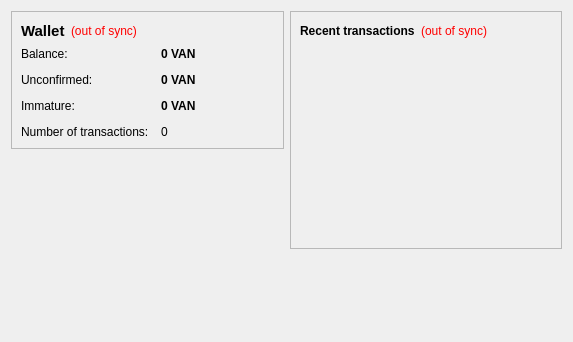
<?xml version="1.0" encoding="UTF-8"?>
<ui version="4.0">
 <class>OverviewPage</class>
 <widget class="QWidget" name="OverviewPage">
  <property name="geometry">
   <rect>
    <x>0</x>
    <y>0</y>
    <width>573</width>
    <height>342</height>
   </rect>
  </property>
  <property name="windowTitle">
   <string>Form</string>
  </property>
  <layout class="QHBoxLayout" name="horizontalLayout" stretch="1,1">
   <item>
    <layout class="QVBoxLayout" name="verticalLayout_2">
     <item>
      <widget class="QFrame" name="frame">
       <property name="frameShape">
        <enum>QFrame::StyledPanel</enum>
       </property>
       <property name="frameShadow">
        <enum>QFrame::Raised</enum>
       </property>
       <layout class="QVBoxLayout" name="verticalLayout_4">
        <item>
         <layout class="QHBoxLayout" name="horizontalLayout_4">
          <item>
           <widget class="QLabel" name="label_5">
            <property name="font">
             <font>
              <pointsize>11</pointsize>
              <weight>75</weight>
              <bold>true</bold>
             </font>
            </property>
            <property name="text">
             <string>Wallet</string>
            </property>
           </widget>
          </item>
          <item>
           <widget class="QLabel" name="labelWalletStatus">
            <property name="toolTip">
             <string>The displayed information may be out of date. Your wallet automatically synchronizes with the vancoin network after a connection is established, but this process has not completed yet.</string>
            </property>
            <property name="styleSheet">
             <string notr="true">QLabel { color: red; }</string>
            </property>
            <property name="text">
             <string notr="true">(out of sync)</string>
            </property>
            <property name="alignment">
             <set>Qt::AlignLeading|Qt::AlignLeft|Qt::AlignVCenter</set>
            </property>
           </widget>
          </item>
          <item>
           <spacer name="horizontalSpacer_2">
            <property name="orientation">
             <enum>Qt::Horizontal</enum>
            </property>
            <property name="sizeHint" stdset="0">
             <size>
              <width>40</width>
              <height>20</height>
             </size>
            </property>
           </spacer>
          </item>
         </layout>
        </item>
        <item>
         <layout class="QFormLayout" name="formLayout_2">
          <property name="fieldGrowthPolicy">
           <enum>QFormLayout::AllNonFixedFieldsGrow</enum>
          </property>
          <property name="horizontalSpacing">
           <number>12</number>
          </property>
          <property name="verticalSpacing">
           <number>12</number>
          </property>
          <item row="0" column="0">
           <widget class="QLabel" name="label">
            <property name="text">
             <string>Balance:</string>
            </property>
           </widget>
          </item>
          <item row="0" column="1">
           <widget class="QLabel" name="labelBalance">
            <property name="font">
             <font>
              <weight>75</weight>
              <bold>true</bold>
             </font>
            </property>
            <property name="cursor">
             <cursorShape>IBeamCursor</cursorShape>
            </property>
            <property name="toolTip">
             <string>Your current balance</string>
            </property>
            <property name="text">
             <string notr="true">0 VAN</string>
            </property>
            <property name="textInteractionFlags">
             <set>Qt::LinksAccessibleByMouse|Qt::TextSelectableByKeyboard|Qt::TextSelectableByMouse</set>
            </property>
           </widget>
          </item>
          <item row="1" column="0">
           <widget class="QLabel" name="label_3">
            <property name="text">
             <string>Unconfirmed:</string>
            </property>
           </widget>
          </item>
          <item row="1" column="1">
           <widget class="QLabel" name="labelUnconfirmed">
            <property name="font">
             <font>
              <weight>75</weight>
              <bold>true</bold>
             </font>
            </property>
            <property name="cursor">
             <cursorShape>IBeamCursor</cursorShape>
            </property>
            <property name="toolTip">
             <string>Total of transactions that have yet to be confirmed, and do not yet count toward the current balance</string>
            </property>
            <property name="text">
             <string notr="true">0 VAN</string>
            </property>
            <property name="textInteractionFlags">
             <set>Qt::LinksAccessibleByMouse|Qt::TextSelectableByKeyboard|Qt::TextSelectableByMouse</set>
            </property>
           </widget>
          </item>
          <item row="3" column="0">
           <widget class="QLabel" name="label_2">
            <property name="text">
             <string>Number of transactions:</string>
            </property>
           </widget>
          </item>
          <item row="3" column="1">
           <widget class="QLabel" name="labelNumTransactions">
            <property name="toolTip">
             <string>Total number of transactions in wallet</string>
            </property>
            <property name="text">
             <string notr="true">0</string>
            </property>
           </widget>
          </item>
          <item row="2" column="0">
           <widget class="QLabel" name="labelImmatureText">
            <property name="text">
             <string>Immature:</string>
            </property>
           </widget>
          </item>
          <item row="2" column="1">
           <widget class="QLabel" name="labelImmature">
            <property name="font">
             <font>
              <weight>75</weight>
              <bold>true</bold>
             </font>
            </property>
            <property name="toolTip">
             <string>Mined balance that has not yet matured</string>
            </property>
            <property name="text">
             <string notr="true">0 VAN</string>
            </property>
            <property name="textInteractionFlags">
             <set>Qt::LinksAccessibleByMouse|Qt::TextSelectableByKeyboard|Qt::TextSelectableByMouse</set>
            </property>
           </widget>
          </item>
         </layout>
        </item>
       </layout>
      </widget>
     </item>
     <item>
      <spacer name="verticalSpacer">
       <property name="orientation">
        <enum>Qt::Vertical</enum>
       </property>
       <property name="sizeHint" stdset="0">
        <size>
         <width>20</width>
         <height>40</height>
        </size>
       </property>
      </spacer>
     </item>
    </layout>
   </item>
   <item>
    <layout class="QVBoxLayout" name="verticalLayout_3">
     <item>
      <widget class="QFrame" name="frame_2">
       <property name="frameShape">
        <enum>QFrame::StyledPanel</enum>
       </property>
       <property name="frameShadow">
        <enum>QFrame::Raised</enum>
       </property>
       <layout class="QVBoxLayout" name="verticalLayout">
        <item>
         <layout class="QHBoxLayout" name="horizontalLayout_2">
          <item>
           <widget class="QLabel" name="label_4">
            <property name="text">
             <string>&lt;b&gt;Recent transactions&lt;/b&gt;</string>
            </property>
           </widget>
          </item>
          <item>
           <widget class="QLabel" name="labelTransactionsStatus">
            <property name="toolTip">
             <string>The displayed information may be out of date. Your wallet automatically synchronizes with the vancoin network after a connection is established, but this process has not completed yet.</string>
            </property>
            <property name="styleSheet">
             <string notr="true">QLabel { color: red; }</string>
            </property>
            <property name="text">
             <string notr="true">(out of sync)</string>
            </property>
            <property name="alignment">
             <set>Qt::AlignRight|Qt::AlignTrailing|Qt::AlignVCenter</set>
            </property>
           </widget>
          </item>
          <item>
           <spacer name="horizontalSpacer">
            <property name="orientation">
             <enum>Qt::Horizontal</enum>
            </property>
            <property name="sizeHint" stdset="0">
             <size>
              <width>40</width>
              <height>20</height>
             </size>
            </property>
           </spacer>
          </item>
         </layout>
        </item>
        <item>
         <widget class="QListView" name="listTransactions">
          <property name="styleSheet">
           <string notr="true">QListView { background: transparent; }</string>
          </property>
          <property name="frameShape">
           <enum>QFrame::NoFrame</enum>
          </property>
          <property name="verticalScrollBarPolicy">
           <enum>Qt::ScrollBarAlwaysOff</enum>
          </property>
          <property name="horizontalScrollBarPolicy">
           <enum>Qt::ScrollBarAlwaysOff</enum>
          </property>
          <property name="selectionMode">
           <enum>QAbstractItemView::NoSelection</enum>
          </property>
         </widget>
        </item>
       </layout>
      </widget>
     </item>
     <item>
      <spacer name="verticalSpacer_2">
       <property name="orientation">
        <enum>Qt::Vertical</enum>
       </property>
       <property name="sizeHint" stdset="0">
        <size>
         <width>20</width>
         <height>40</height>
        </size>
       </property>
      </spacer>
     </item>
    </layout>
   </item>
  </layout>
 </widget>
 <resources/>
 <connections/>
</ui>
